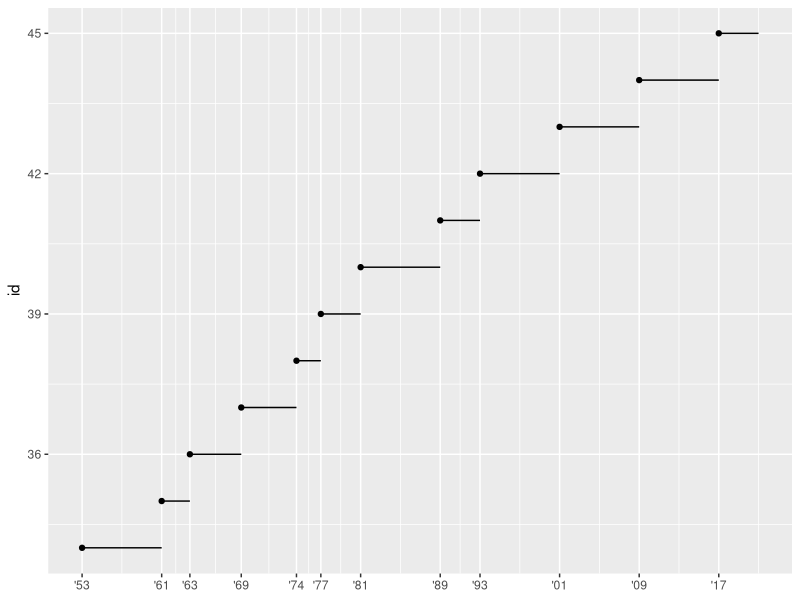
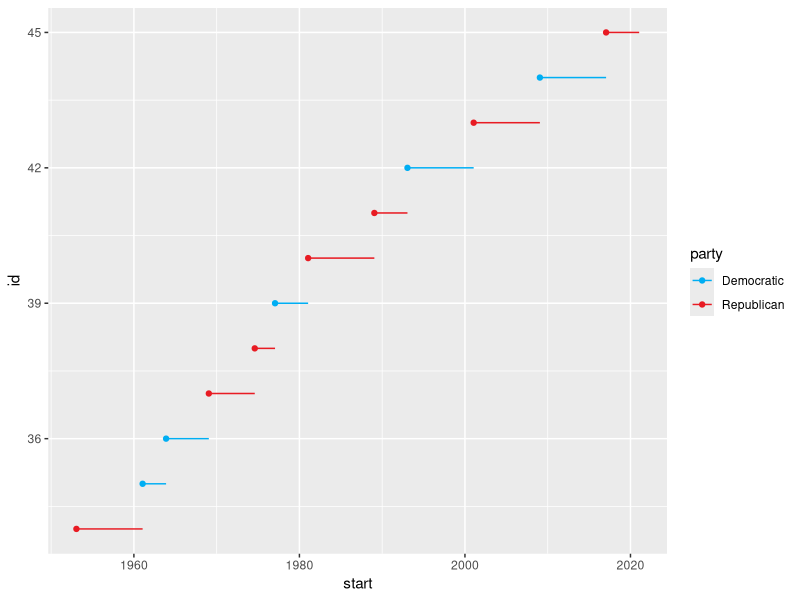
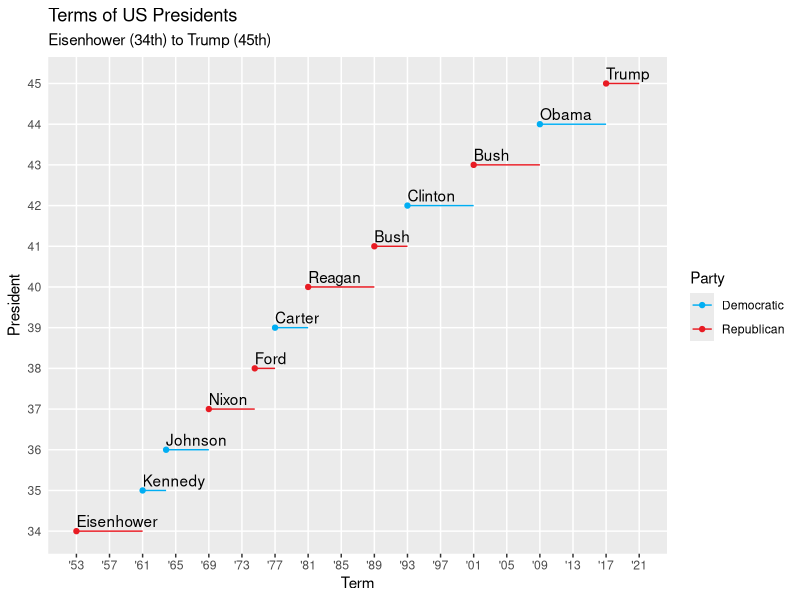

Write the R code that produced these figures, in order.
## ---- chunk 1
library(tidyverse)

presidential |>
  mutate(id = 33 + row_number()) |>
  ggplot(aes(x = start, y = id)) +
  geom_point() +
  geom_segment(aes(xend = end, yend = id)) +
  scale_x_date(name = NULL, breaks = presidential$start, date_labels = "'%y")

presidential |>
  mutate(id = 33 + row_number()) |>
  ggplot(aes(x = start, y = id, color = party)) +
  geom_point() +
  geom_segment(aes(xend = end, yend = id)) +
  scale_color_manual(values = c(Republican = "#E81B23", Democratic = "#00AEF3"))
## ---- chunk 2
presidential <- presidential |>
  mutate(id = 33 + row_number())

ggplot(presidential, aes(x = start, y = id)) +
  geom_point(aes(color = party)) +
  geom_segment(aes(xend = end, yend = id, color = party)) +
  geom_text(aes(label = name), hjust = 0, vjust = 0, nudge_y = 0.1) +
  scale_color_manual(values = c(Republican = "#E81B23", Democratic = "#00AEF3")) +
  scale_x_date(
    name = "Term",
    breaks = seq(from = ymd("1953-01-20"), to = ymd("2021-01-20"), by = "4 years"),
    date_labels = "'%y"
  ) +
  scale_y_continuous(breaks = 34:45) +
  theme(
    panel.grid.minor = element_blank(),
    axis.ticks.y = element_blank()
  ) +
  labs(
    x = "Term",
    y = "President",
    title = "Terms of US Presidents",
    subtitle = "Eisenhower (34th) to Trump (45th)",
    color = "Party"
  )
